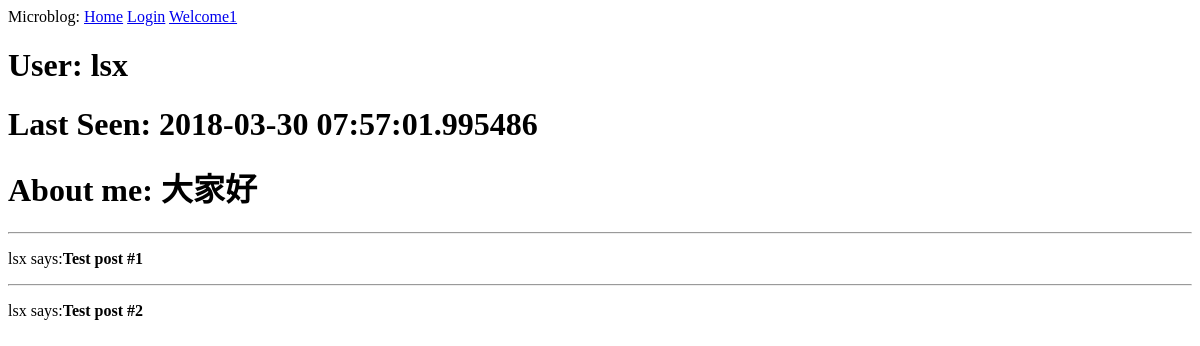
/user/lsx, run on an earlier commit of the app's database.
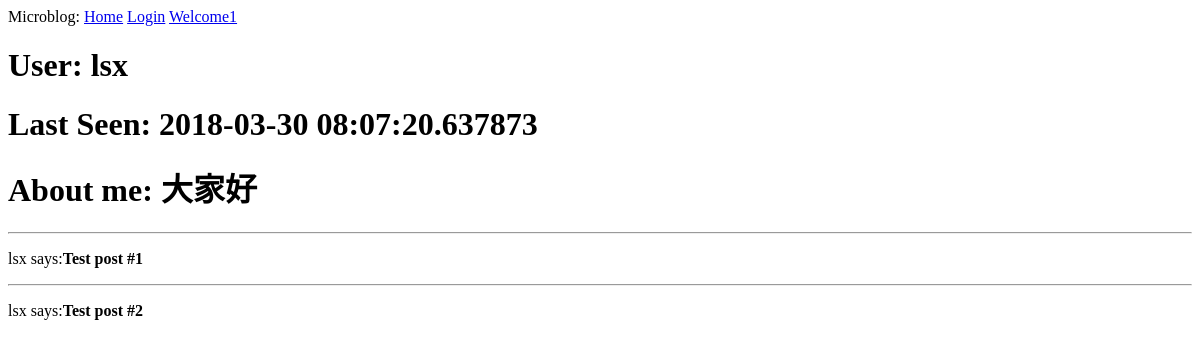
And on a later commit of the database.
### app_package/models.py (models this page shows, shortened)
class User(UserMixin,db.Model):
    id = db.Column(db.Integer, primary_key=True)
    username = db.Column(db.String(50), index=True, unique=True)
    email = db.Column(db.String(50), index=True, unique=True)
    password_hash = db.Column(db.String(50), index=True, unique=True)
    aboutme = db.Column(db.String(400))
    last_seen = db.Column(db.DateTime, default=datetime.utcnow)
    posts = db.relationship('Post', backref='author', lazy='dynamic')

### app_package/route.py (the view)
@app.route("/user/<username>")
def user(username):
    u = User.query.filter_by(username=username).first_or_404();
    posts = [
        {'author': u, 'body': 'Test post #1'},
        {'author': u, 'body': 'Test post #2'}
    ]
    return render_template("user.html", title="user", posts=posts, user=u)

### app_package/route.py (called while the page is built)
@app.before_request
def before_request():
    if current_user.is_authenticated:
        current_user.last_seen = datetime.utcnow()
        db.session.commit()

### app_package/templates/user.html
{% extends "base.html" %}
{% block content %}
    <h1>User: {{user.username}}</h1>
    {% if user.last_seen %}
     <h1>Last Seen: {{user.last_seen}}</h1>
    {% endif %}
    {% if user.aboutme %}
     <h1>About me: {{user.aboutme}}</h1>
    {% endif %}
    {% for post in posts %}
        <hr>
        <p>
            {{post.author.username}} says:<b>{{post.body}}</b>
        </p>
    {% endfor %}
{% endblock %}

### app_package/templates/base.html (shortened to what this page needs)
<!DOCTYPE html>
<html>
<head>
</head>
<body>
<div>Microblog:
    <a href="{{url_for('hello')}}">Home</a>
    {% if current_user.is_anonymous %}
        <a href="{{url_for('login')}}">Login</a>
    {% else %}
        <a href="{{ url_for('user', username=current_user.username) }}">Profile</a>
        <a href="{{url_for('edit_profile')}}">editprofile</a>
        <a href="{{url_for('logout')}}">Logout</a>
    {% endif %}
    <a href="/welcome?name=strange">Welcome1</a>
</div>
{% block content %}
{% endblock %}
</body>
</html>

What changed in the data, as far as the page shows it:
changed User "lsx": last_seen "2018-03-30 07:57:01.995486" → "2018-03-30 08:07:20.637873"
